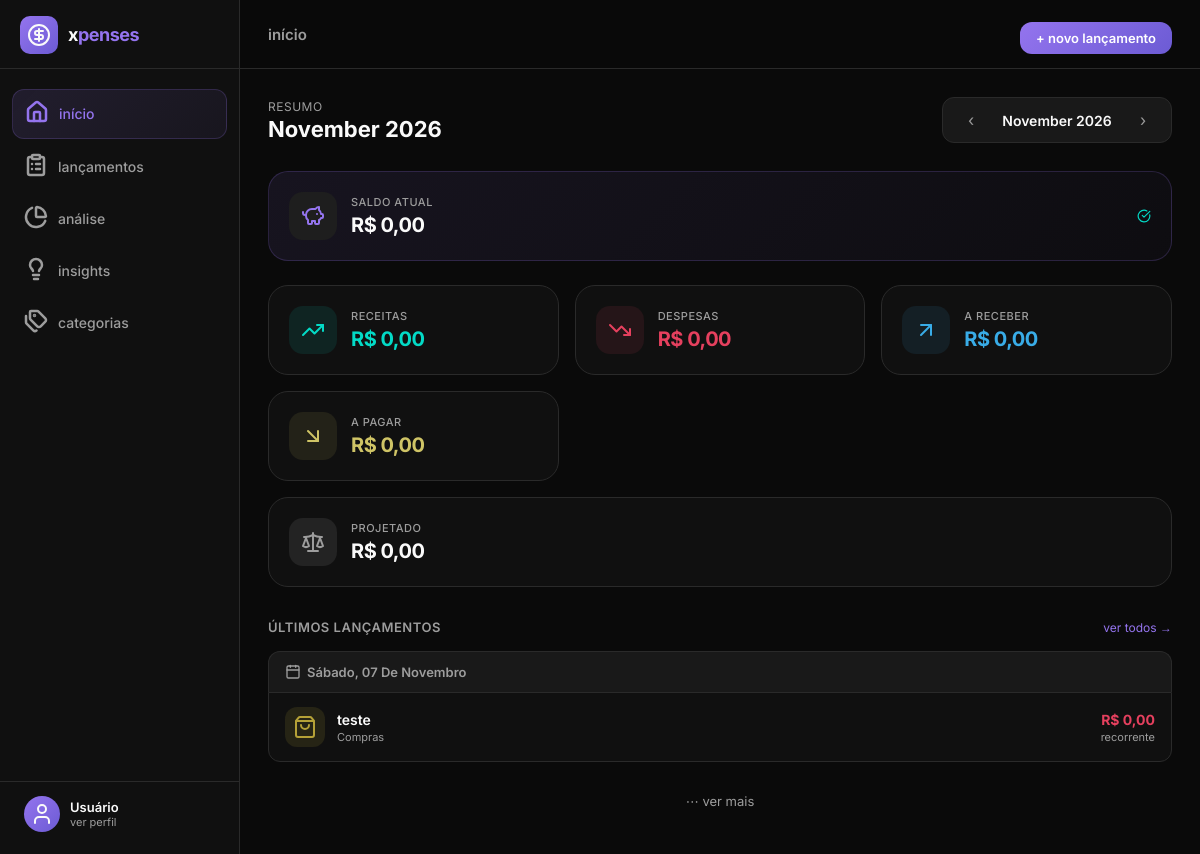
Before: / with the older database file.
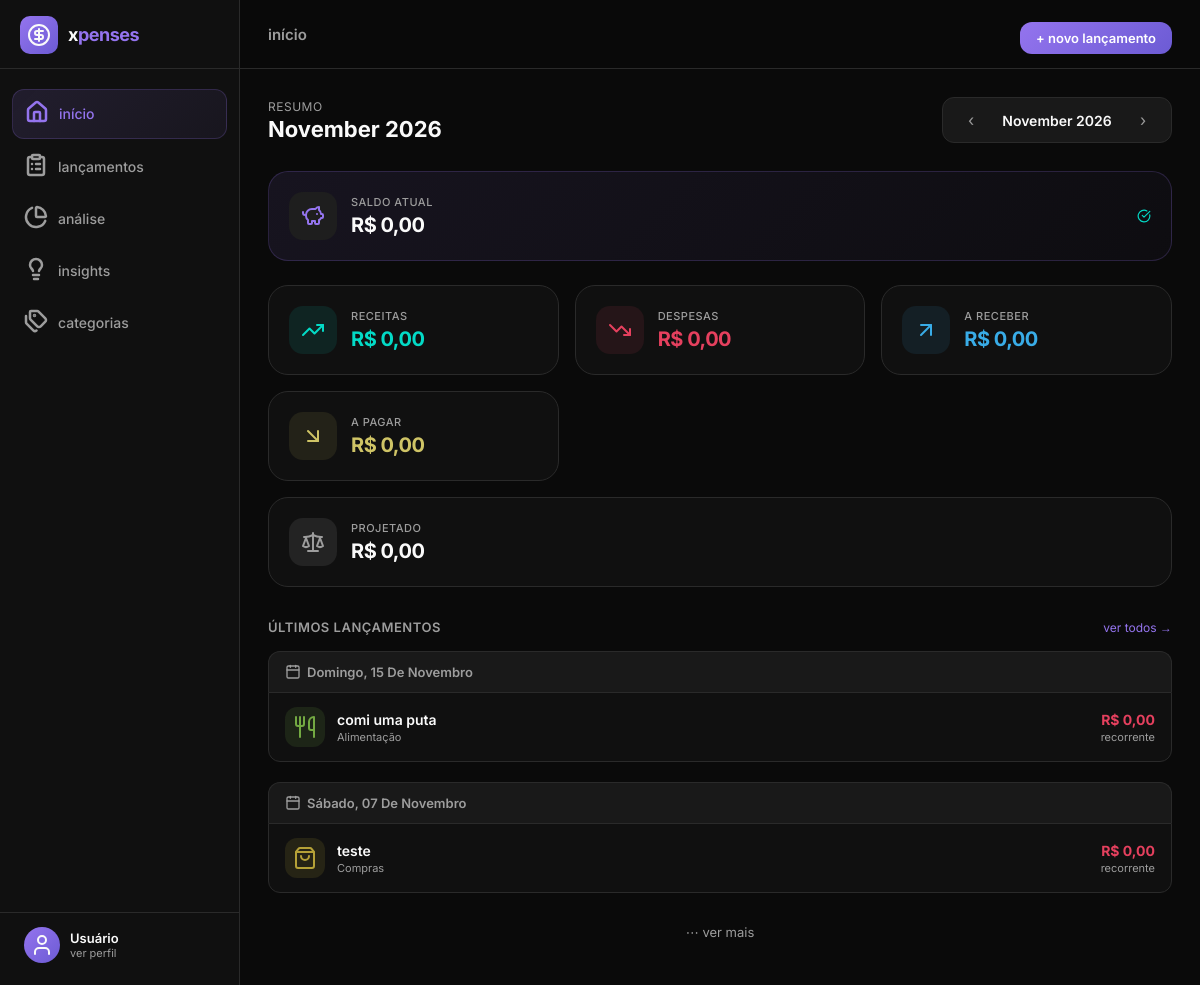
After: the same page with the newer database file.
### core/models.py (models this page shows, shortened)
class Transaction(models.Model):
    TYPE_CHOICES = [('receita', 'Receita'), ('despesa', 'Despesa')]
    FREQUENCY_CHOICES = [('unique', 'Único'), ('recurrent', 'Recorrente')]
    title = models.CharField(max_length=200)
    category = models.ForeignKey(
        Category, on_delete=models.SET_NULL, null=True, blank=True,
        related_name='transactions'
    )
    value = models.DecimalField(max_digits=12, decimal_places=2)
    date = models.DateField()
    frequency = models.CharField(max_length=10, choices=FREQUENCY_CHOICES, default='unique')
    type = models.CharField(max_length=10, choices=TYPE_CHOICES, default='despesa')
    class Meta:
        ordering = ['-date', 'title']
        verbose_name = 'Transação'
        verbose_name_plural = 'Transações'

class Category(models.Model):
    TYPE_CHOICES = [('default', 'Padrão'), ('custom', 'Customizada')]
    name = models.CharField(max_length=100, unique=True)
    icon = models.CharField(max_length=100, default='circle')
    color = models.CharField(max_length=20, default='#6F6F6F')
    type = models.CharField(max_length=10, choices=TYPE_CHOICES, default='custom')
    class Meta:
        ordering = ['name']
        verbose_name = 'Categoria'
        verbose_name_plural = 'Categorias'

### core/views.py (the view)
# urls.py: path('', views.home, name='home'),
def home(request):
    year, month = parse_month_params(request)
    first, last = get_month_range(year, month)
    today = datetime.date.today()
    qs = Transaction.objects.filter(date__gte=first, date__lte=last).select_related('category')
    is_current_month = (year == today.year and month == today.month)
    if is_current_month:
        realised = qs.filter(date__lte=today)
        future = qs.filter(date__gt=today)
    else:
        realised = qs
        future = Transaction.objects.none()
    receita = sum(t.value for t in realised if t.type == 'receita')
    despesa = sum(t.value for t in realised if t.type == 'despesa')
    balance = receita - despesa
    a_receber = sum(t.value for t in future if t.type == 'receita')
    a_pagar = sum(t.value for t in future if t.type == 'despesa')
    projected = balance + a_receber - a_pagar
    recent_dates = sorted(set(t.date for t in realised), reverse=True)[:3]
    recent = {}
    for d in recent_dates:
        recent[d] = [t for t in realised if t.date == d]
    ctx = {
        'receita': receita,
        'despesa': despesa,
        'balance': balance,
        'a_receber': a_receber,
        'a_pagar': a_pagar,
        'projected': projected,
        'recent': recent,
        'month_name': MONTH_NAMES[month],
        **month_nav_context(year, month),
    }
    return render(request, 'core/home.html', ctx)

### core/context_processors.py (called while the page is built)
def user_profile(request):
    profile = UserProfile.objects.first()
    return {'user_profile': profile}

### core/views.py (called while the page is built)
def get_month_range(year, month):
    first = datetime.date(year, month, 1)
    if month == 12:
        last = datetime.date(year + 1, 1, 1) - datetime.timedelta(days=1)
    else:
        last = datetime.date(year, month + 1, 1) - datetime.timedelta(days=1)
    return first, last

def parse_month_params(request):
    today = datetime.date.today()
    try:
        year = int(request.GET.get('year', today.year))
        month = int(request.GET.get('month', today.month))
        if month < 1: month = 1
        if month > 12: month = 12
    except (ValueError, TypeError):
        year, month = today.year, today.month
    return year, month

def month_nav_context(year, month):
    prev_month = month - 1 or 12
    prev_year = year if month > 1 else year - 1
    next_month = month + 1 if month < 12 else 1
    next_year = year if month < 12 else year + 1
    return {
        'year': year, 'month': month,
        'prev_year': prev_year, 'prev_month': prev_month,
        'next_year': next_year, 'next_month': next_month,
        'month_name': datetime.date(year, month, 1).strftime('%B'),
    }

### core/templates/core/home.html (shortened to what this page needs)
{% extends 'core/base.html' %}
{% block nav_home %}active{% endblock %}
{% block topbar_title %}início{% endblock %}
{% block content %}
<div class="page-header">
  <div class="page-header-left">
    <div class="sub">resumo</div>
    <h1>{{ month_name }} {{ year }}</h1>
  </div>
  <div class="month-nav">
    <a href="?year={{ prev_year }}&month={{ prev_month }}" title="mês anterior">&#8249;</a>
    <span class="month-label">{{ month_name }} {{ year }}</span>
    <a href="?year={{ next_year }}&month={{ next_month }}" title="próximo mês">&#8250;</a>
  </div>
</div>
<div class="cards-grid" style="margin-bottom:24px;">
  <div class="stat-card full-width" style="background:linear-gradient(135deg,#9474ee18,#9474ee08);border-color:#9474ee33;">
    <div class="stat-icon" style="background:#1e1e1e; color: var(--accent);"><i data-lucide="piggy-bank"></i></div>
    <div>
      <div class="stat-label">saldo atual</div>
      <div class="stat-value {% if balance < 0 %}negative{% endif %}">
        R$ {{ balance|floatformat:2 }}
      </div>
    </div>
    <div style="margin-left:auto;font-size:12px;color:var(--text-muted);display:flex;align-items:center;">
      {% if balance >= 0 %}<i data-lucide="check-circle" style="width:14px;height:14px;color:var(--receita);"></i>{% else %}<i data-lucide="alert-triangle" style="width:14px;height:14px;color:var(--yellow);"></i>{% endif %}
    </div>
  </div>
</div>
<div class="cards-grid" style="margin-bottom:32px;">
  <div class="stat-card">
    <div class="stat-icon" style="background:#03DAC618; color: var(--receita);"><i data-lucide="trending-up"></i></div>
    <div>
      <div class="stat-label">receitas</div>
      <div class="stat-value" style="color:var(--receita);">R$ {{ receita|floatformat:2 }}</div>
    </div>
  </div>
  <div class="stat-card">
    <div class="stat-icon" style="background:#E5405E18; color: var(--despesa);"><i data-lucide="trending-down"></i></div>
    <div>
      <div class="stat-label">despesas</div>
      <div class="stat-value" style="color:var(--despesa);">R$ {{ despesa|floatformat:2 }}</div>
    </div>
  </div>
  <div class="stat-card">
    <div class="stat-icon" style="background:#39ACE718; color: var(--blue);"><i data-lucide="arrow-up-right"></i></div>
    <div>
      <div class="stat-label">a receber</div>
      <div class="stat-value" style="color:var(--blue);">R$ {{ a_receber|floatformat:2 }}</div>
    </div>
  </div>
  <div class="stat-card">
    <div class="stat-icon" style="background:#CFC46618; color: var(--yellow);"><i data-lucide="arrow-down-right"></i></div>
    <div>
      <div class="stat-label">a pagar</div>
      <div class="stat-value" style="color:var(--yellow);">R$ {{ a_pagar|floatformat:2 }}</div>
    </div>
  </div>
  <div class="stat-card full-width">
    <div class="stat-icon" style="background:#cecece18; color: var(--text-muted);"><i data-lucide="scale"></i></div>
    <div>
      <div class="stat-label">projetado</div>
      <div class="stat-value {% if projected < 0 %}negative{% endif %}">
        R$ {{ projected|floatformat:2 }}
      </div>
    </div>
  </div>
</div>
{% if recent %}
<div style="display:flex;align-items:center;justify-content:space-between;margin-bottom:16px;">
  <div class="section-title" style="margin:0;">últimos lançamentos</div>
  <a href="{% url 'list' %}?year={{ year }}&month={{ month }}" style="font-size:12px;color:var(--accent);">ver todos →</a>
</div>
{% for date, txs in recent.items %}
<div class="tx-group">
  <div class="tx-group-header" style="display:flex;align-items:center;gap:6px;">
    <i data-lucide="calendar" style="width:16px;height:16px;"></i> {{ date|date:"l, d \d\e F" }}
  </div>
  <div class="tx-list">
    {% for tx in txs %}
    <a href="{% url 'transaction_edit' tx.pk %}" class="tx-item">
      <div class="tx-item-left">
        <div class="tx-cat-icon"
             style="background:{{ tx.category.color|default:'#6F6F6F' }}22;">
          <i data-lucide="{{ tx.category.icon|default:'circle' }}" style="color:{{ tx.category.color|default:'#6F6F6F' }};"></i>
        </div>
        <div>
          <div class="tx-title">{{ tx.title }}</div>
          <div class="tx-sub">{{ tx.category.name|default:"outros" }}</div>
        </div>
      </div>
      <div class="tx-item-right">
        <div class="tx-value color-{{ tx.type }}">
          R$ {{ tx.value|floatformat:2 }}
        </div>
        <div class="tx-freq">
          {% if tx.frequency == 'unique' %}único{% else %}recorrente{% endif %}
        </div>
      </div>
    </a>
    {% endfor %}
  </div>
</div>
{% endfor %}
<div style="text-align:center;padding:8px 0 16px;">
  <a href="{% url 'list' %}?year={{ year }}&month={{ month }}"
     style="font-size:13px;color:var(--text-muted);">⋯ ver mais</a>
</div>
{% endif %}
{% endblock %}

### core/templates/core/base.html (shortened to what this page needs)
{% load static %}
<!DOCTYPE html>
<html lang="pt-BR">
<head>
  <link rel="stylesheet" href="{% static 'core/css/style.css' %}">
</head>
<body>
<aside class="sidebar" id="sidebar">
  <div class="sidebar-logo">
    <div class="logo-icon"><i data-lucide="circle-dollar-sign"></i></div>
    <span class="logo-title">x<span>penses</span></span>
  </div>
  <nav class="sidebar-nav">
    <a href="{% url 'home' %}" class="nav-item {% block nav_home %}{% endblock %}">
      <span class="nav-icon"><i data-lucide="home" stroke-width="2.5"></i></span>
      <span class="nav-label">início</span>
    </a>
    <a href="{% url 'list' %}" class="nav-item {% block nav_list %}{% endblock %}">
      <span class="nav-icon"><i data-lucide="clipboard-list" stroke-width="2.5"></i></span>
      <span class="nav-label">lançamentos</span>
    </a>
    <a href="{% url 'analysis' %}" class="nav-item {% block nav_analysis %}{% endblock %}">
      <span class="nav-icon"><i data-lucide="pie-chart" stroke-width="2.5"></i></span>
      <span class="nav-label">análise</span>
    </a>
    <a href="{% url 'insights' %}" class="nav-item {% block nav_insights %}{% endblock %}">
      <span class="nav-icon"><i data-lucide="lightbulb" stroke-width="2.5"></i></span>
      <span class="nav-label">insights</span>
    </a>
    <a href="{% url 'categories' %}" class="nav-item {% block nav_categories %}{% endblock %}">
      <span class="nav-icon"><i data-lucide="tags" stroke-width="2.5"></i></span>
      <span class="nav-label">categorias</span>
    </a>
  </nav>
  <div class="sidebar-profile">
    <a href="{% url 'profile' %}" class="profile-link">
      <div class="profile-avatar">
        {% if user_profile and user_profile.image %}
          <img src="{{ user_profile.image.url }}" alt="avatar">
        {% elif user_profile and user_profile.name %}
          {{ user_profile.name|first|upper }}
        {% else %}
          <i data-lucide="user"></i>
        {% endif %}
      </div>
      <div>
        <div class="profile-name">{{ user_profile.name|default:"Usuário" }}</div>
        <div class="profile-sub">ver perfil</div>
      </div>
    </a>
  </div>
</aside>
<div class="main-content">
  <header class="topbar">
    <span class="topbar-title">{% block topbar_title %}xpenses{% endblock %}</span>
    <a href="{% url 'transaction_new' %}" class="btn btn-primary" style="width:auto;padding:8px 16px;font-size:13px;">
      + novo lançamento
    </a>
  </header>
  <main class="page-body">
    {% block content %}{% endblock %}
  </main>
</div>
</body>
</html>

Changed rows visible on the page:
added Transaction: date "Domingo, 15 De Novembro", title "comi uma puta", category.name "Alimentação", value "0,00", frequency "recorrente"
